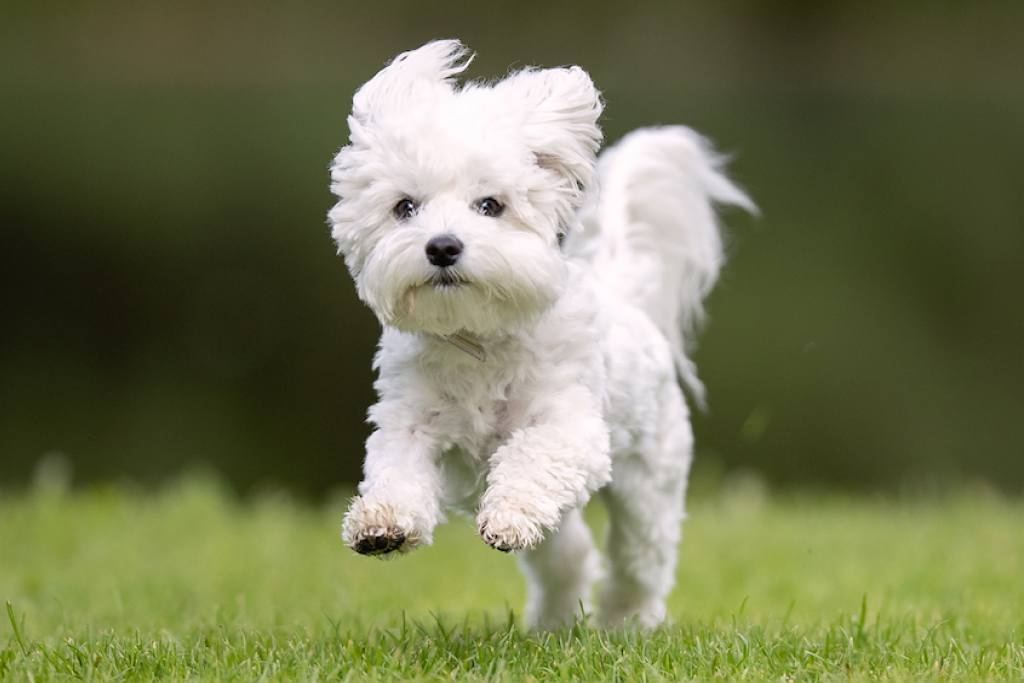
#> input picture image-26.jpg, 1024 x 683 px
$ jupyter execute 12_numpy.ipynb
#> lines starting #> are read from the running program, lines starting #| are printed output that depends on the picture
#넘파이의 사용

1. 데이터 분석 프로젝트: 수치형 데이터의 요약, 통계, 시각화
2. 이미지 처리 프로젝트: 이미지 분석
3. 게임, 시뮬레이션 프로그램: 수치 시뮬레이션 들을 구현
3. 머신러닝/딥러닝 모델 프로젝트: 금융, 의료, 실험, 센서 데이터

[cell 1]
import numpy as np

[cell 2]
data = [
    [120, 135, 150, 145],  # 제품A
    [100, 110, 140, 130],  # 제품B
    [90, 100, 95, 105] ]

data

[cell 3]
np.array(data)

[cell 4]
sales_data = np.array(data)
np.sum(sales_data, axis=1) # 총 판매량

[cell 5]
#총 이익
profit_per_unit = np.array([20,30,25])
total_sales = np.dot(profit_per_unit, sales_data) #총 판매 금액

# 이미지처리

[cell 6]
from PIL import Image
img = Image.open('image-26.jpg').convert('L')
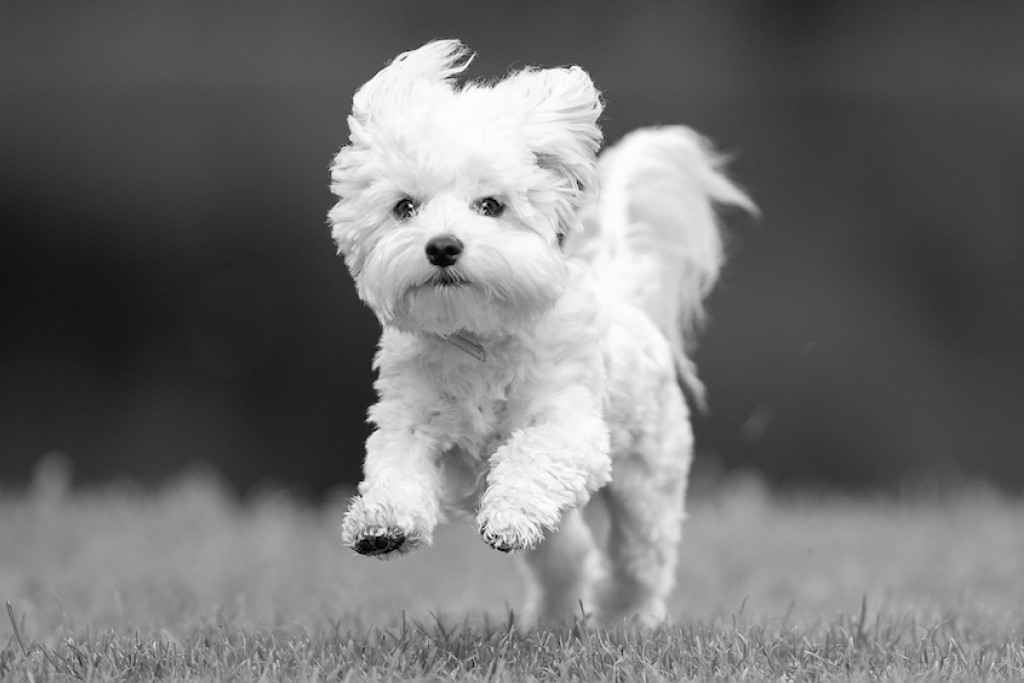
#> img: PIL image 1024x683 L; min 0, max 255, mean 113.2
img_ary = np.array(img)
new_img = np.clip(img_ary+10,100,255).astype(np.uint8)
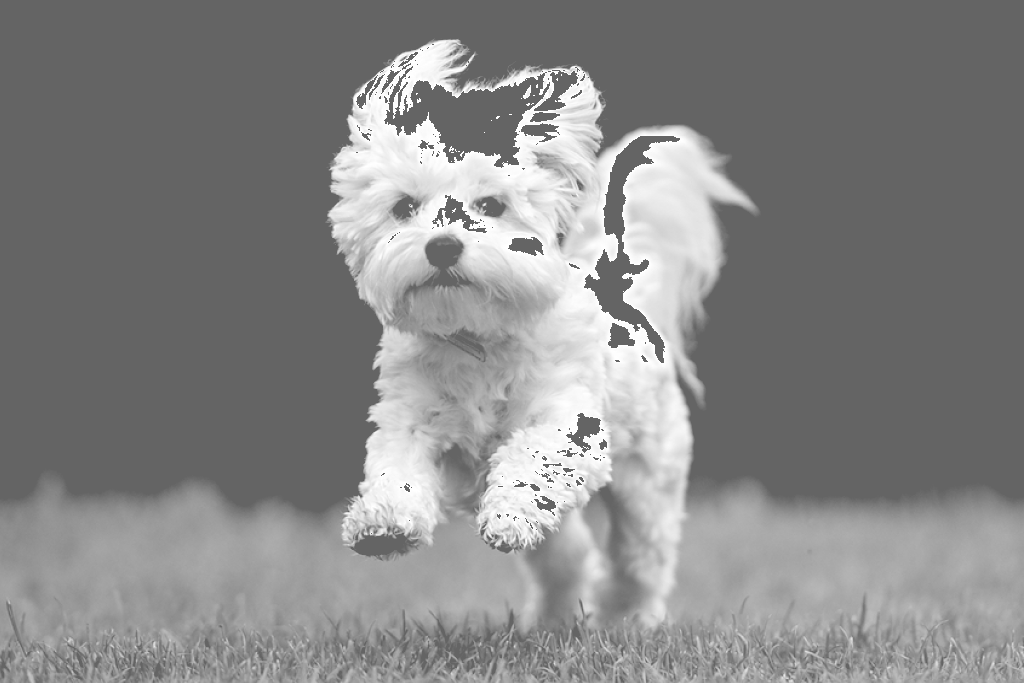
#> new_img: shape (683, 1024); min 100, max 255, mean 135
Image.fromarray(new_img).save('new_sample.jpg')

[cell 7]
inverted = 255-img_ary
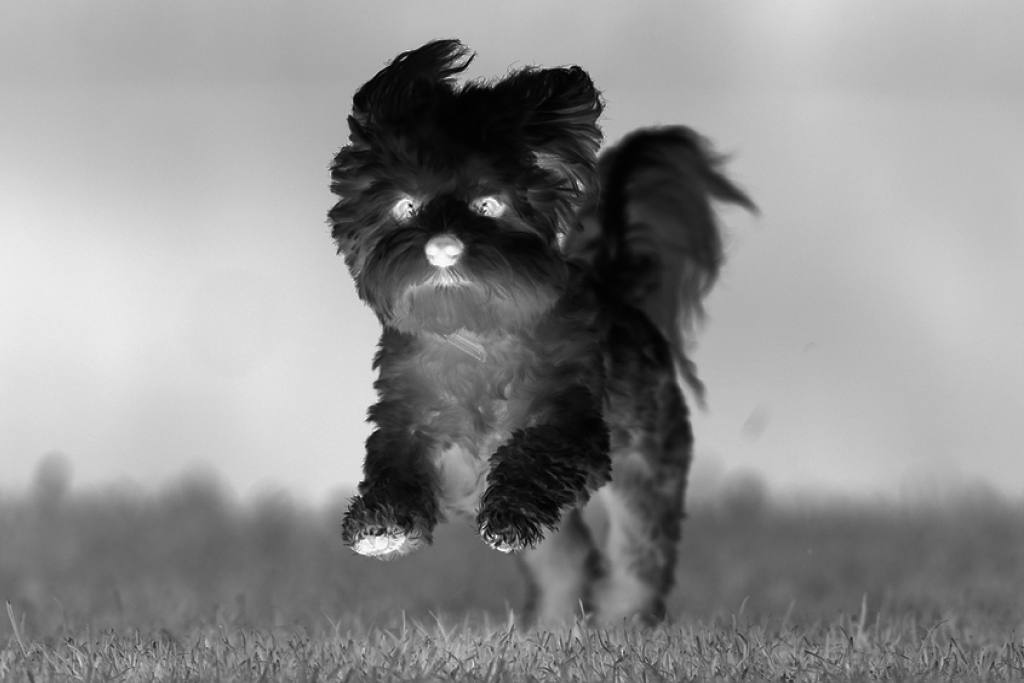
#> inverted: shape (683, 1024); min 0, max 255, mean 141.8
Image.fromarray(inverted).save('new_sample2.jpg')

# 데이터 시뮬레이션

[cell 8]
import matplotlib.pyplot as plt

n_step = 1000
step = np.random.choice([-1,1], size=n_step)
walk = np.cumsum(step)

plt.plot(walk)
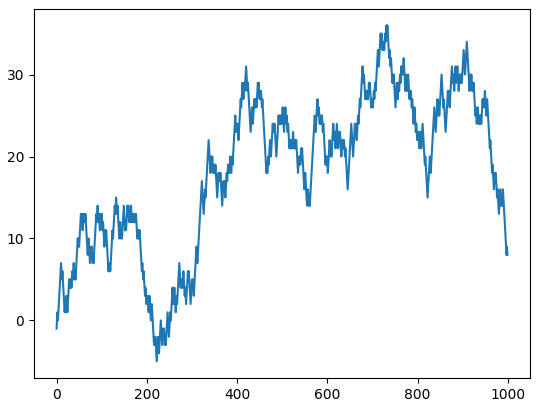
#> figure drawn by matplotlib, 1 panel; curve peaks at x = 731, y = 36
